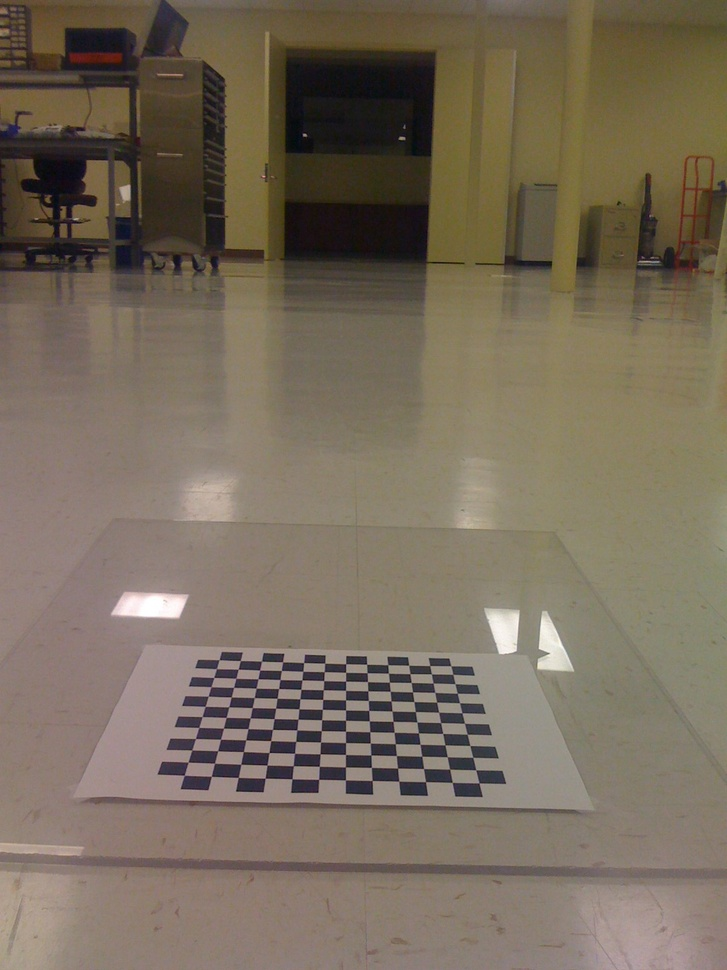
#> input picture Learning.OpenCV/birdseye/IMG_0214.jpg, 727 x 970 px, shrunk from 1200 x 1600 before the run
$ python LoG_edge.py ../../../../Learning.OpenCV/birdseye/IMG_0214.jpg   (Python 2 division)   (older library calls are emulated)
#> lines starting #> are read from the running program, lines starting #| are printed output that depends on the picture; after the words box and inside, x2 and y2 are one past the last pixel; in counts of white or black regions, pixels touching at a corner belong together
# -*- coding: utf-8 -*-
import sys
import numpy as np
import math
import cv2
from scipy import signal
#构建 LoG 算子
def createLoGKernel(sigma,kSize):
    # LoG 算子的宽高，且两者均为奇数
    winH,winW = kSize
    logKernel = np.zeros(kSize,np.float32)
    #方差
    sigmaSquare = pow(sigma,2.0)
    # LoG 算子的中心
    centerH = (winH-1)/2
    centerW = (winW-1)/2
    for r in xrange(winH):
        for c in xrange(winW):
            norm2 = pow(r-centerH,2.0) + pow(c-centerW,2.0)
            logKernel[r][c] = 1.0/sigmaSquare*(norm2/sigmaSquare - 2)*math.exp(-norm2/(2*sigmaSquare))
    return logKernel
#高斯拉普拉斯卷积，一般取 _boundary = 'symm'
def LoG(image,sigma,kSize,_boundary='fill',_fillValue = 0):
    #构建 LoG 卷积核
    loGKernel = createLoGKernel(sigma,kSize)
    #图像与 LoG 卷积核卷积
    img_conv_log = signal.convolve2d(image,loGKernel,'same',boundary =_boundary)
    return img_conv_log
#主函数
if __name__ =="__main__":
    if len(sys.argv) > 1:
        image = cv2.imread(sys.argv[1],cv2.CV_LOAD_IMAGE_GRAYSCALE)
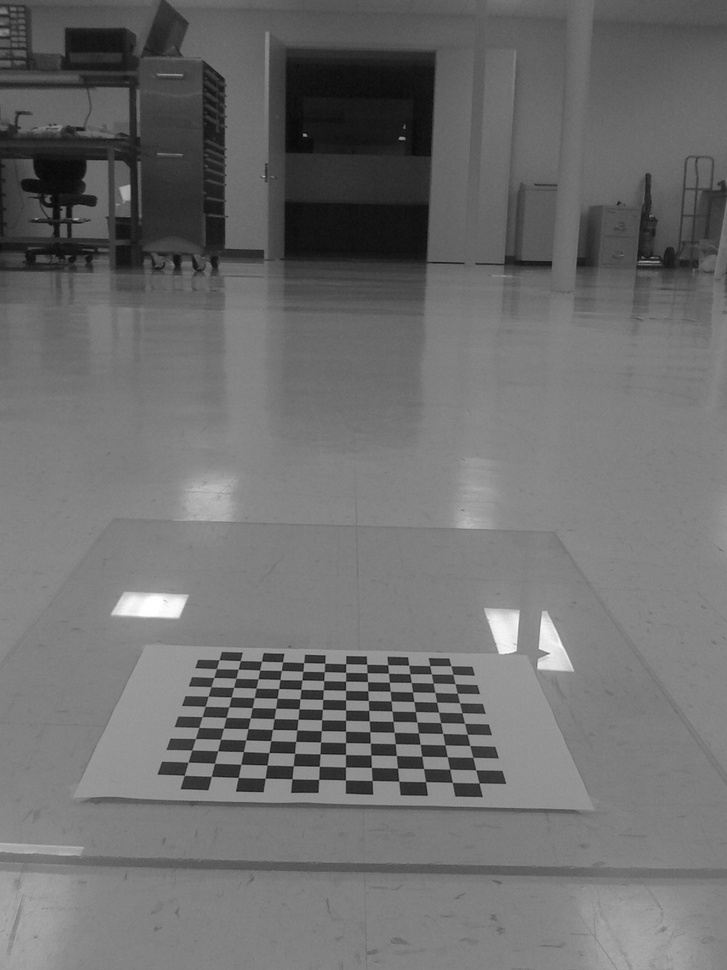
#> image: shape (970, 727); min 2, max 255, mean 109.9
    else:
        print "Usge:python LoG.py imageFile"
    #显示原图
    cv2.imshow("image",image)
    #高斯拉普拉斯卷积
    img_conv_log = LoG(image,2,(13,13),'symm')
#> in LoG, `img_conv_log = signal.convolve2d(image,loGKernel,'same',boundary =_bou..`:
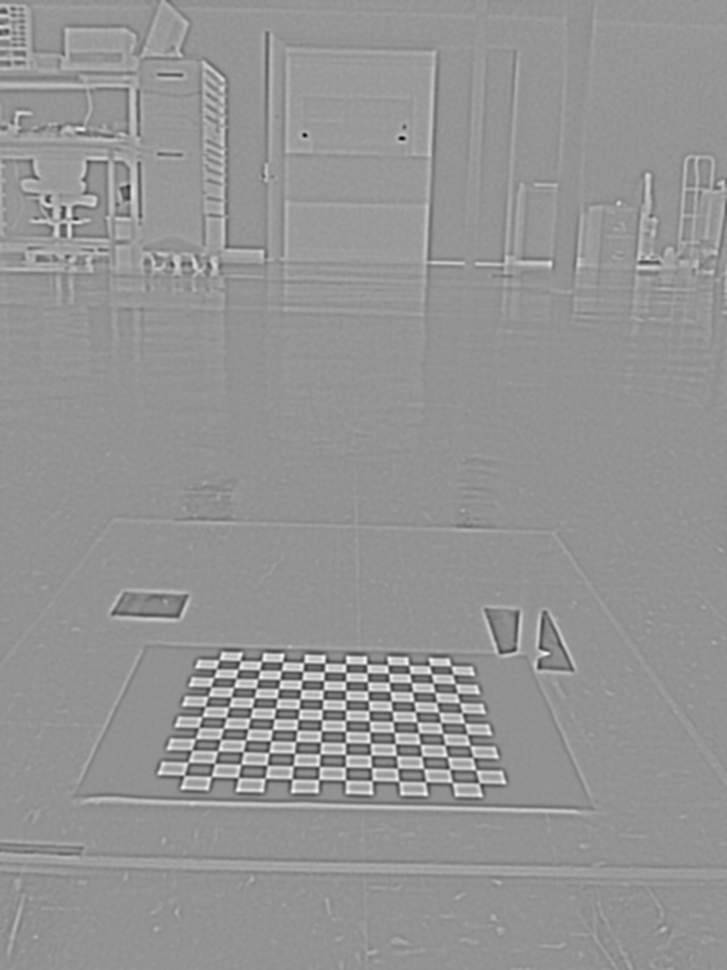
#> img_conv_log: shape (970, 727) float32; min -393.2, max 252.3, mean -16.8; drawn with min black and max white
    #边缘的二值化显示
    edge_binary = np.copy(img_conv_log)
    edge_binary[edge_binary>=0]=0
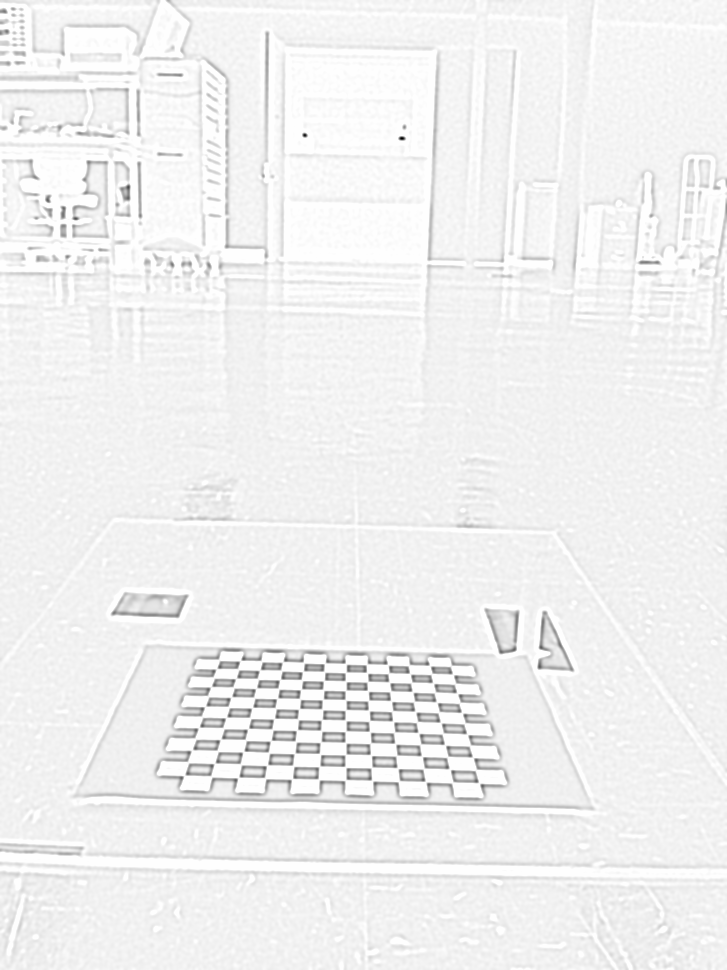
#> edge_binary: shape (970, 727) float32; 11.72% of pixels changed, all inside (x1, y1, x2, y2) = (0, 0, 727, 970); drawn with min black and max white
    edge_binary[edge_binary<0]=255
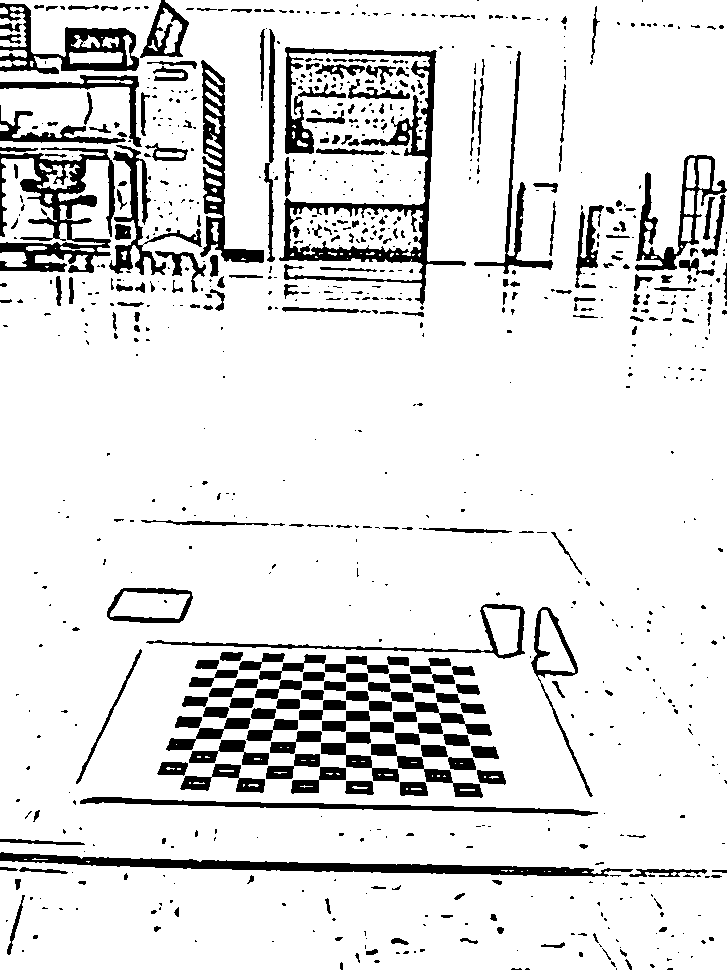
#> edge_binary: shape (970, 727) float32; 88.3% white; 867 black regions (595 under 20 px), largest, box (x1, y1, x2, y2) and area: (279, 47, 466, 305) 8332, (0, 147, 115, 273) 5581, (0, 852, 633, 877) 5047
    edge_binary = edge_binary.astype(np.uint8)
    cv2.imshow("edge_binary",edge_binary)
    cv2.imwrite("edge1_binary_37_6.jpg",edge_binary)
    cv2.waitKey(0)
    cv2.destroyAllWindows()

$ run again, on Learning.OpenCV/birdseye/IMG_0217.jpg
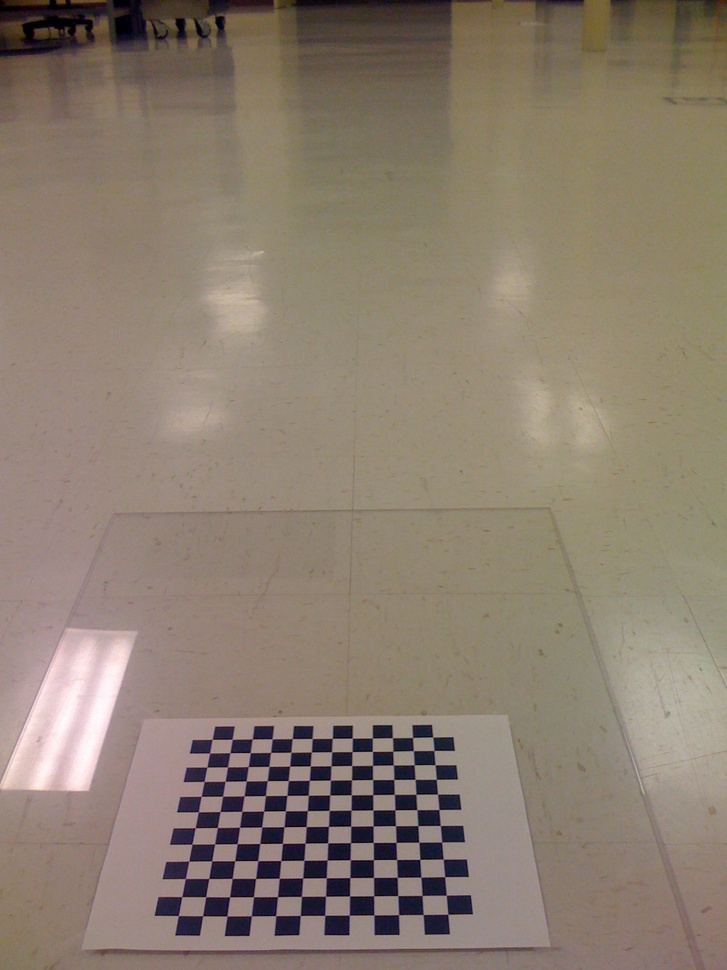
#> input picture Learning.OpenCV/birdseye/IMG_0217.jpg, 727 x 970 px, shrunk from 1200 x 1600 before the run
#> `edge_binary[edge_binary>=0]=0`:
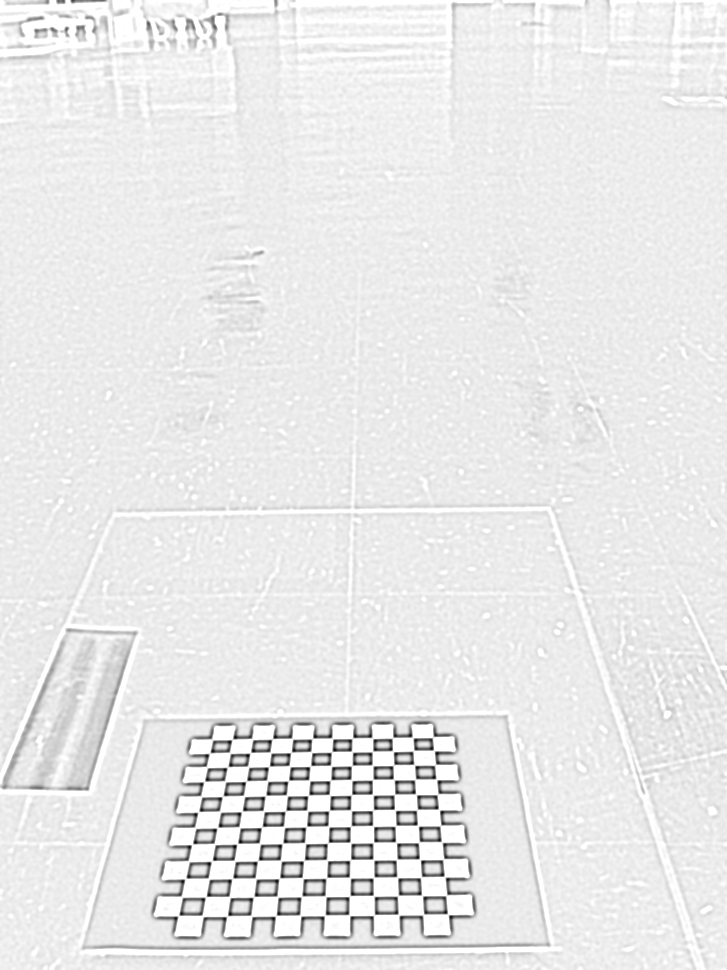
#> edge_binary: shape (970, 727) float32; min -285, max 0, mean -24.35; drawn with min black and max white
#> `edge_binary[edge_binary<0]=255`:
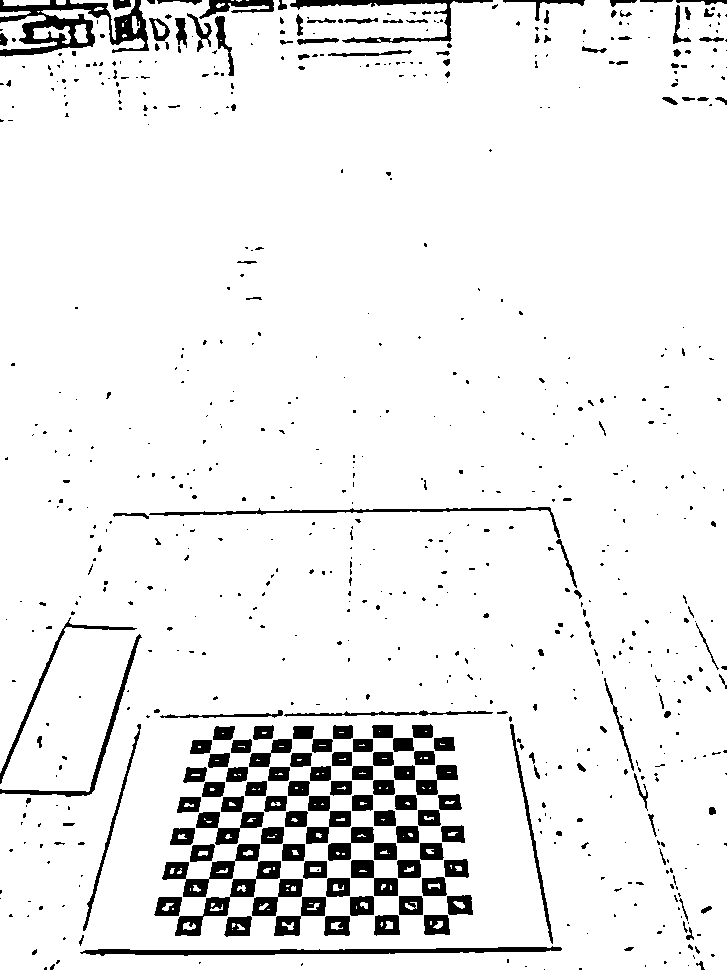
#> edge_binary: shape (970, 727) float32; 92.7% white; 721 black regions (542 under 20 px), largest, box (x1, y1, x2, y2) and area: (0, 0, 149, 57) 3619, (80, 946, 562, 956) 2261, (175, 861, 281, 936) 1569

$ run again, on Learning.OpenCV/birdseye/IMG_0218.jpg
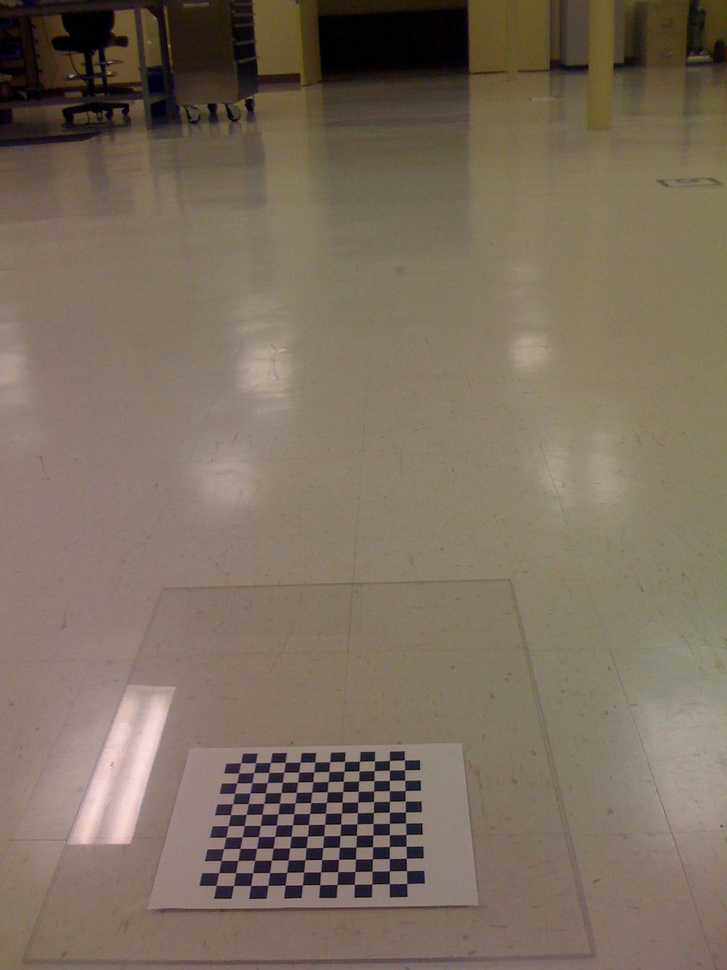
#> input picture Learning.OpenCV/birdseye/IMG_0218.jpg, 727 x 970 px, shrunk from 1200 x 1600 before the run
#> `edge_binary[edge_binary>=0]=0`:
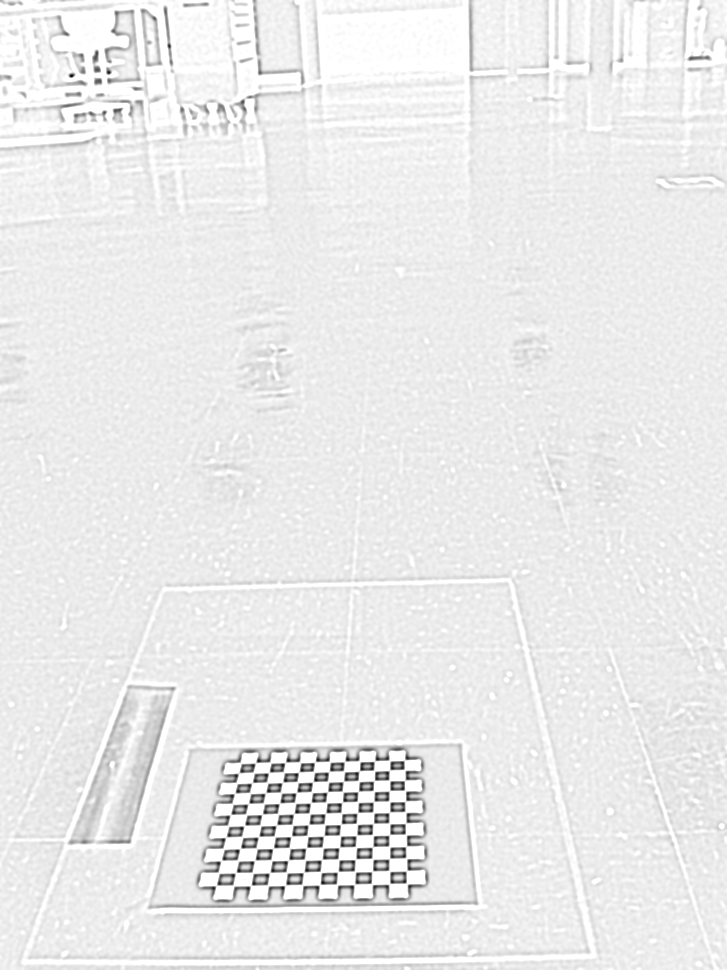
#> edge_binary: shape (970, 727) float32; min -262.7, max 0, mean -20.68; drawn with min black and max white
#> `edge_binary[edge_binary<0]=255`:
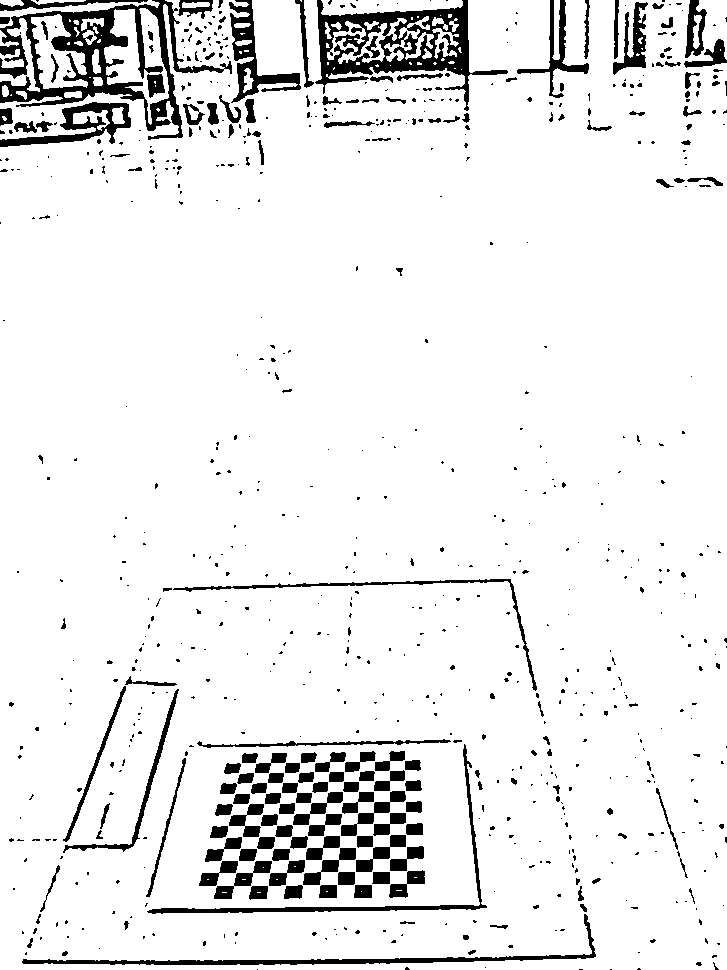
#> edge_binary: shape (970, 727) float32; 91.9% white; 766 black regions (581 under 20 px), largest, box (x1, y1, x2, y2) and area: (0, 0, 232, 140) 8462, (315, 0, 508, 111) 6772, (22, 914, 596, 965) 2590

$ run again, on Learning.OpenCV/birdseye/IMG_0219.jpg
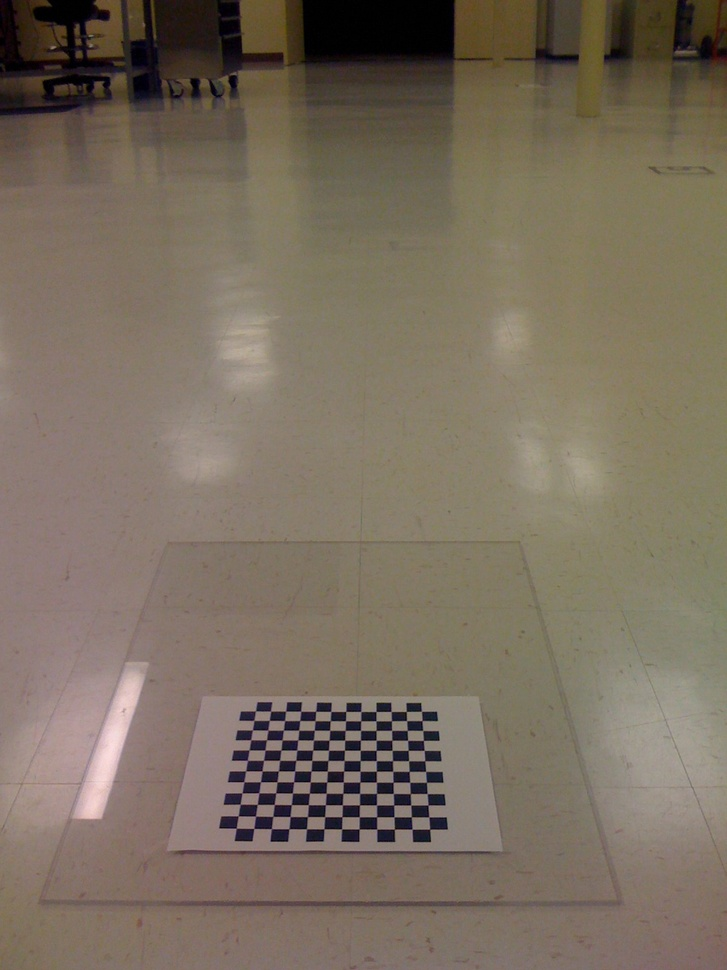
#> input picture Learning.OpenCV/birdseye/IMG_0219.jpg, 727 x 970 px, shrunk from 1200 x 1600 before the run
#> `edge_binary[edge_binary>=0]=0`:
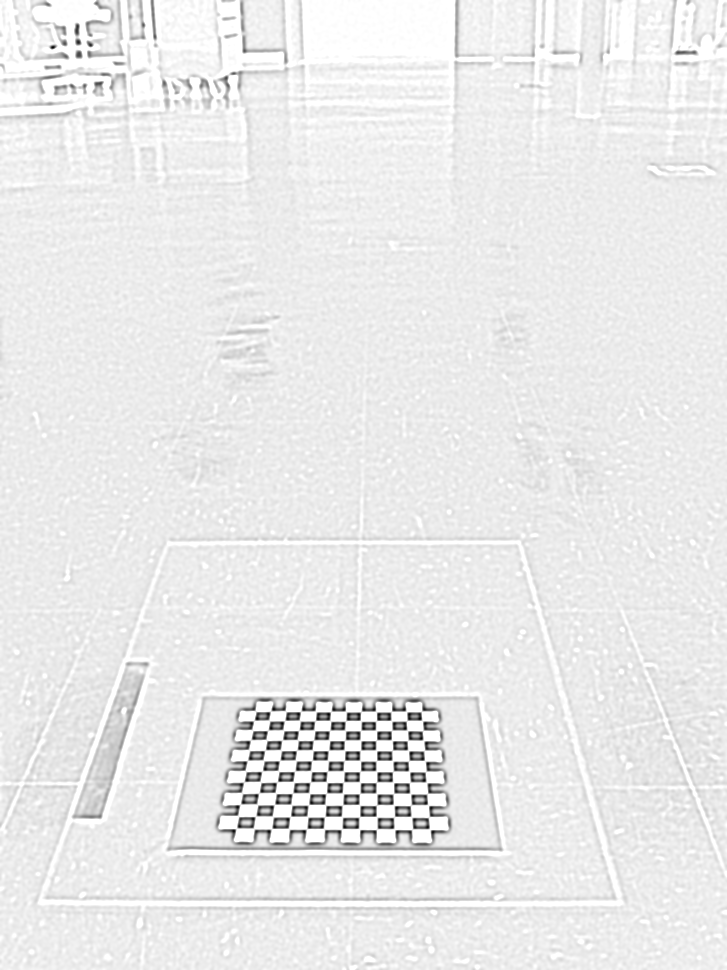
#> edge_binary: shape (970, 727) float32; min -256.3, max 0, mean -20.7; drawn with min black and max white
#> `edge_binary[edge_binary<0]=255`:
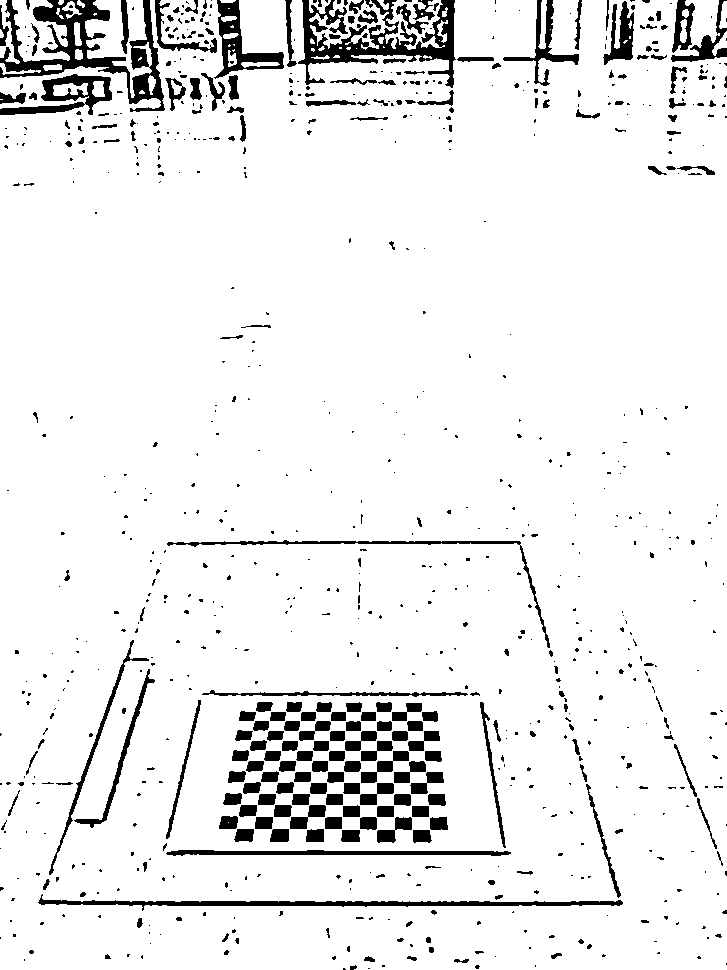
#> edge_binary: shape (970, 727) float32; 92.4% white; 842 black regions (607 under 20 px), largest, box (x1, y1, x2, y2) and area: (0, 0, 165, 112) 5471, (298, 0, 456, 88) 4825, (38, 894, 623, 911) 2592
